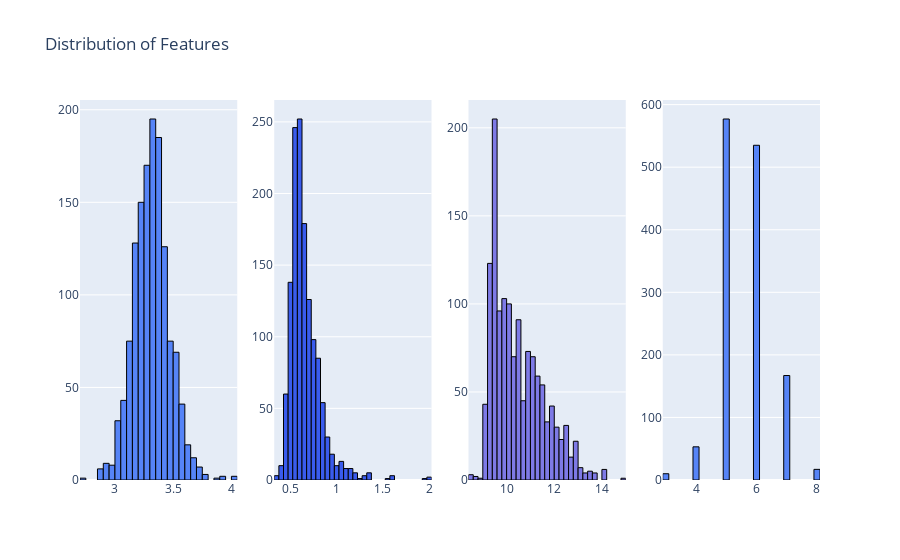

The code cell stored with this chart in its notebook:
### Markdown cell above
**Chlorides:** The distribution is right-skewed, indicating that most wines have a chloride level around 0.1, with fewer wines having higher chloride levels.
**Free Sulfur Dioxide:** The data is also right-skewed, showing that most wines have a free sulfur dioxide count around 10-20, with only a few wines having a count above 40.
**Total Sulfur Dioxide:** This feature shows a right-skewed distribution, indicating that most wines have a total sulfur dioxide count around 50, with fewer wines having a count above 100.
**Density:** The distribution is approximately normal, suggesting that most wines have a density around 1.0, with few wines having significantly higher or lower densities.

### Code cell
plot_histograms(wine_df, ["pH", "sulphates", "alcohol", "quality"])

### Figure 1 — Plotly figure (JSON) as saved in the notebook; plotly's stock layout.template omitted (floating-point values rounded to 4 significant figures; data arrays with more than 128 entries replaced by an {"elided": "..."} marker saying what was removed)
{"data": [{"marker": {"color": "#5684F7", "line": {"color": "#000000", "width": 1}}, "name": "pH", "nbinsx": 40, "type": "histogram", "x": {"elided": "1359 float values"}, "xaxis": "x", "yaxis": "y"}, {"marker": {"color": "#3A5CED", "line": {"color": "#000000", "width": 1}}, "name": "sulphates", "nbinsx": 40, "type": "histogram", "x": {"elided": "1359 float values"}, "xaxis": "x2", "yaxis": "y2"}, {"marker": {"color": "#7E7AE6", "line": {"color": "#000000", "width": 1}}, "name": "alcohol", "nbinsx": 40, "type": "histogram", "x": {"elided": "1359 float values"}, "xaxis": "x3", "yaxis": "y3"}, {"marker": {"color": "#5684F7", "line": {"color": "#000000", "width": 1}}, "name": "quality", "nbinsx": 40, "type": "histogram", "x": {"elided": "1359 int values"}, "xaxis": "x4", "yaxis": "y4"}], "layout": {"autosize": true, "showlegend": false, "title": {"text": "Distribution of Features"}, "xaxis": {"anchor": "y", "autorange": true, "domain": [0, 0.2125], "range": [2.7, 4.05], "type": "linear"}, "xaxis2": {"anchor": "y2", "autorange": true, "domain": [0.2625, 0.475], "range": [0.325, 2.025], "type": "linear"}, "xaxis3": {"anchor": "y3", "autorange": true, "domain": [0.525, 0.7375], "range": [8.4, 15], "type": "linear"}, "xaxis4": {"anchor": "y4", "autorange": true, "domain": [0.7875, 1], "range": [2.9, 8.1], "type": "linear"}, "yaxis": {"anchor": "x", "autorange": true, "domain": [0, 1], "range": [0, 205.3]}, "yaxis2": {"anchor": "x2", "autorange": true, "domain": [0, 1], "range": [0, 265.3]}, "yaxis3": {"anchor": "x3", "autorange": true, "domain": [0, 1], "range": [0, 215.8]}, "yaxis4": {"anchor": "x4", "autorange": true, "domain": [0, 1], "range": [0, 607.4]}}}
